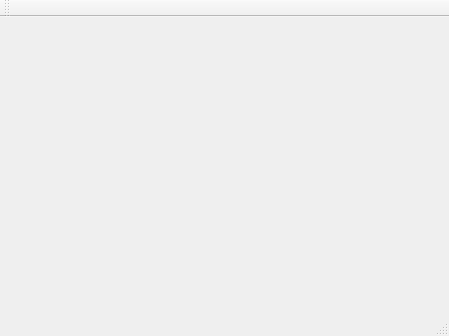
<?xml version="1.0" encoding="UTF-8"?>
<ui version="4.0">
 <class>MainWindow</class>
 <widget class="QMainWindow" name="MainWindow">
  <property name="geometry">
   <rect>
    <x>0</x>
    <y>0</y>
    <width>449</width>
    <height>336</height>
   </rect>
  </property>
  <property name="windowTitle">
   <string>MainWindow</string>
  </property>
  <widget class="QWidget" name="centralWidget">
   <layout class="QGridLayout" name="gridLayout">
    <property name="leftMargin">
     <number>0</number>
    </property>
    <property name="topMargin">
     <number>0</number>
    </property>
    <property name="rightMargin">
     <number>0</number>
    </property>
    <property name="bottomMargin">
     <number>0</number>
    </property>
    <item row="0" column="0">
     <widget class="ZoneDessin" name="zoneDessin" native="true"/>
    </item>
   </layout>
  </widget>
  <widget class="QMenuBar" name="menuBar">
   <property name="geometry">
    <rect>
     <x>0</x>
     <y>0</y>
     <width>449</width>
     <height>22</height>
    </rect>
   </property>
  </widget>
  <widget class="QToolBar" name="mainToolBar">
   <attribute name="toolBarArea">
    <enum>TopToolBarArea</enum>
   </attribute>
   <attribute name="toolBarBreak">
    <bool>false</bool>
   </attribute>
  </widget>
  <widget class="QStatusBar" name="statusBar"/>
 </widget>
 <layoutdefault spacing="6" margin="11"/>
 <customwidgets>
  <customwidget>
   <class>ZoneDessin</class>
   <extends>QWidget</extends>
   <header>zonedessin.h</header>
   <container>1</container>
  </customwidget>
 </customwidgets>
 <resources/>
 <connections/>
</ui>
